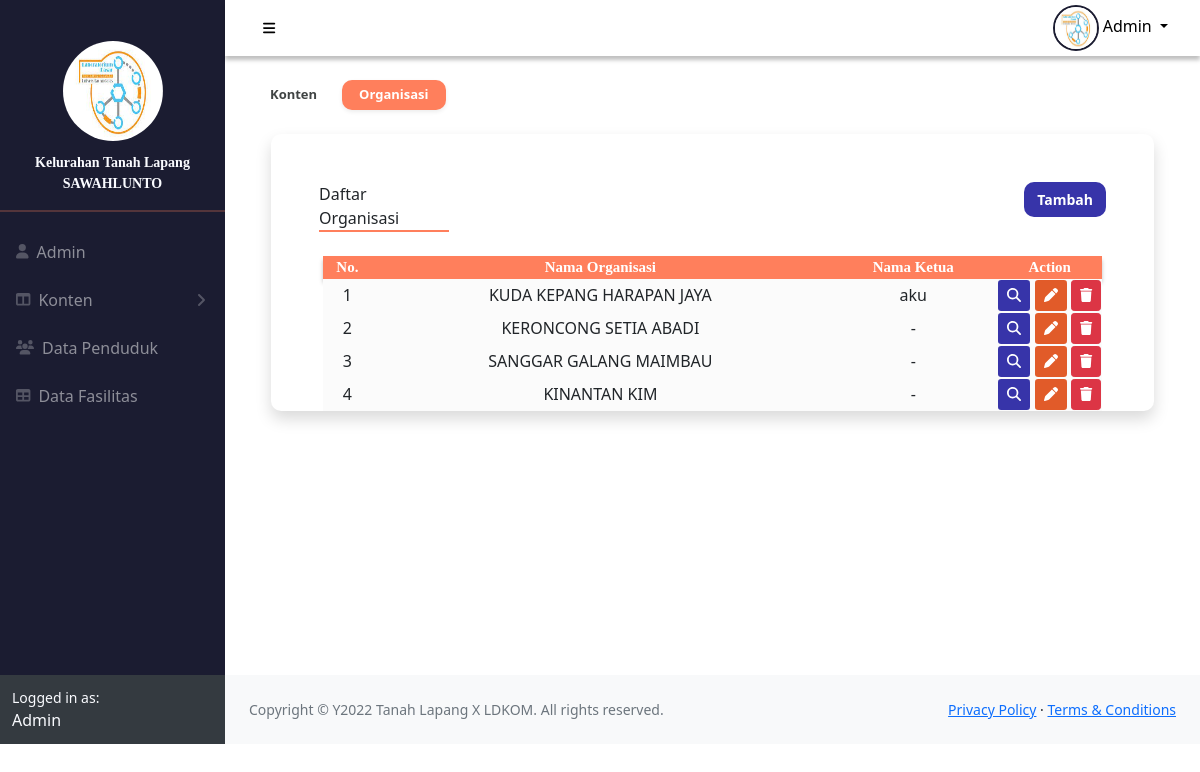
Screenshot of /main.php?p=organisasi.index (signed in) with the database file from the repository.
### tables this page shows
CREATE TABLE `user` (
  `id` int(100) NOT NULL,
  `uname` varchar(1000) NOT NULL,
  `pass` varchar(1000) NOT NULL,
  `role` varchar(1000) NOT NULL,
  `nama` varchar(1000) NOT NULL,
  `nip` int(100) NOT NULL,
  `jabatan` varchar(1000) NOT NULL,
  `nohp` varchar(1000) DEFAULT NULL,
  `alamat` varchar(1000) DEFAULT NULL,
  `foto` varchar(1000) DEFAULT NULL
);

CREATE TABLE `organisasi` (
  `id` int(11) NOT NULL,
  `nama` varchar(1000) NOT NULL,
  `ketua` varchar(1000) NOT NULL,
  `bidang` varchar(1000) NOT NULL,
  `nohp` varchar(1000) NOT NULL,
  `deskripsi` mediumtext NOT NULL,
  `foto` varchar(1000) DEFAULT NULL
);

### process/organisasi/index.php (the view, shortened to what this page needs)
<div class="container">
  <div class="content p-4">
    <nav aria-label="breadcrumb">
      <ol class="breadcrumb">
        <li class="me-3">
          <a href="#" class="btn btn-sm" style="font-weight: bold; font-size: 13px; color: #404444">
            Konten
          </a>
        </li>
        <li class="active" aria-current="page">
          <a href="?p=organisasi.index" class="btn btn-sm shadow-sm px-3" style="background-color: #ff7f5c; color: #fff; font-weight: bold; font-size: 13px;border-radius: 10px;">
            Organisasi
          </a>
        </li>
      </ol>
    </nav>
    <div class="row mt-4" style="margin-left: 10px; margin-right: 10px">
     <div class="card shadow mb-5" style="box-shadow: 10px; border-radius: 10px; border: none">
      <div class="row mx-4 mt-5">
        <div class="col-6">
          <div class="title ps-0" style="border-bottom: 2px solid #ff7f5c; width: 130px">
          Daftar Organisasi
          </div>
        </div>
        <div class="col-6">
          <a href="?p=organisasi.add" class="btn float-end" style="background-color: #3734a9; color: #fff; font-size: 14px; font-weight: bold; border-radius: 10px;">
            Tambah
          </a>
        </div>
      </div>
        <div class="row mt-4" style="margin-left: 40px; margin-right: 40px">
          <table id="datatablesSimple" style="border: transparent;">
            <thead style="background-color: #FF7F5C; color: white;font-family: Public Sans;font-size: 15px;line-height: 21px;text-align: left; box-shadow: 0px 4px 4px rgba(0, 0, 0, 0.25);">
              <tr>
                <th>No.</th>
                <th>Nama Organisasi</th>
                <th>Nama Ketua</th>
                <th>Action</th>
              </tr>
            </thead>
            <tbody style="background-color: #FBFBFB;">
              <?php
              $no = 0;
              $sql = "SELECT * FROM organisasi";
              $organisasi = $conn->query($sql);
              while ($data = $organisasi->fetch_assoc()) {
                $no++;
              ?>
                <tr>
                  <td><?php echo $no; ?></td>
                  <td><?php echo $data['nama'] ?></td>
                  <td><?php echo $data['ketua'] ?></td>
                  <td>
                    <form action="?p=organisasi.action" id="defaultForm" method="post" enctype="multipart/form-data">
                      <a href="?p=organisasi.detail&id=<?php echo $data['id'] ?>" class="btn btn-sm" style="background-color: #3734a9"><i class="fa fa-search" style="color: #fff"></i></a>
                      <a href="?p=organisasi.edit&id=<?php echo $data['id'] ?>" class="btn btn-sm" style="background-color: #e15b29"><i class="fa fa-pen" style="color: #fff"></i></a>
                      <button class="btn btn-sm btn-danger" type="submit" name="delete" onclick="return confirm('Anda yakin akan menghapus data organisasi ini?')"><i class="fa fa-trash"></i></button>
                    </form>
                  </td>
                </tr>
              <?php } ?>
            </tbody>
          </table>
        </div>

### main.php (shortened to what this page needs)
<?php
    require_once ('connect.php');
    $id= $_SESSION['id'];
    $sql = "SELECT * FROM user WHERE id = '$id' LIMIT 1";
    $res = $conn->query($sql);
    $data = $res->fetch_assoc();
?>
<!DOCTYPE html>
<html lang="en">
  <head>
        <link href="https://cdn.jsdelivr.net/npm/simple-datatables@latest/dist/style.css" rel="stylesheet" />
        <link href="css/styles.css" rel="stylesheet" />
        <link href="assets/font-awesome/css/font-awesome.min.css" rel="stylesheet" type="text/css">
    </head>
  <body class="sb-sidenav-collapse-arrow">
    <div id="layoutSidenav">
      <div id="layoutSidenav_nav">
        <nav
          class="sb-sidenav accordion sb-sidenav-dark"
          id="sidenavAccordion"
          style="color: #fafbff"
        >
          <div class="sb-sidenav-menu" style="background-color: #1b1c31">
            <div class="nav">
              <img class="avasidebar" src="assets/img/admin/<?php echo $data['foto']; ?>" alt="Foto Profil" />
              <div
                class="small"
                style="
                  margin: auto;
                  font-weight: bolder;
                  padding-top: 5%;
                  font-family: Manrope;
                "
              >
                Kelurahan Tanah Lapang
              </div>
              <div
                class="small"
                style="margin: auto; font-weight: bolder; font-family: Manrope"
              >
                SAWAHLUNTO
              </div>
              <hr style="border: 1px solid #ff7f5c" />
              <a class="nav-link" href="?p=user.index">
                <div class="sb-nav-link-icon">
                  <i class="fa fa-user"></i>
                </div>
                Admin
              </a>
              <a
                class="nav-link collapsed"
                href="#"
                data-bs-toggle="collapse"
                data-bs-target="#collapseLayouts"
                aria-expanded="false"
                aria-controls="collapseLayouts"
              >
                <div class="sb-nav-link-icon">
                  <i class="fa fa-columns"></i>
                </div>
                Konten
                <div class="sb-sidenav-collapse-arrow">
                  <i class="fa fa-angle-down"></i>
                </div>
              </a>
              <a class="nav-link" href="?p=penduduk.index">
                <div class="sb-nav-link-icon">
                  <i class="fa fa-users"></i>
                </div>
                Data Penduduk
              </a>
              <a class="nav-link" href="?p=fasilitas.index">
                <div class="sb-nav-link-icon"><i class="fa fa-table"></i></div>
                Data Fasilitas
              </a>
            </div>
          </div>
          <div class="sb-sidenav-footer">
            <div class="small">Logged in as:</div>
            Admin
          </div>
        </nav>
      </div>
      <div id="layoutSidenav_content">
        <nav class="sb-topnav navbar navbar-expand">
          <button
            class="btn btn-link btn-sm order-1 order-lg-0 me-4 me-lg-0 text-black"
            id="sidebarToggle"
            href="#!"
            style="margin: 3%"
          >
            <i class="fa fa-bars"></i>
          </button>
          <ul class="navbar-nav ms-auto ms-md-0 me-3 me-lg-4">
            <li class="nav-item dropdown">
              <a
                class="nav-link dropdown-toggle text-black"
                id="navbarDropdown"
                href="#"
                role="button"
                data-bs-toggle="dropdown"
                aria-expanded="false"
              >
                <img class="avapp" src="assets/img/admin/<?php echo $data['foto']; ?>"/>
                Admin
              </a>
            </li>
          </ul>
        </nav>
        <main>
          <?php
                if ($_SESSION['role'] === 'admin')
                {
                    if( isset($_GET['p']) && strlen($_GET['p']) > 0 )
                    {
                        $p = str_replace(".","/",$_GET['p']).".php";
                    } else {
                        $p = "home.php";
                    } if( file_exists("process/".$p) )
                    {
                        include("process/".$p);
                    } else {
                        include("process/home.php");
                    }
                 }
            ?>
        </main>
        <footer class="py-4 bg-light mt-auto">
          <div class="container-fluid px-4">
            <div
              class="d-flex align-items-center justify-content-between small"
            >
              <div class="text-muted">
                Copyright &copy Y2022 Tanah Lapang X LDKOM. All rights reserved.
              </div>
              <div>
                <a href="#">Privacy Policy</a>
                &middot;
                <a href="#">Terms &amp; Conditions</a>
              </div>
            </div>
          </div>
        </footer>
      </div>
    </div>
  </body>
</html>

### process/organisasi/index.php (style rules this page uses)
tr td:last-child { width: 1%; white-space: nowrap; }
th { text-align: center; }

### rows the page displays
user: foto (picture)
organisasi: nama "KUDA KEPANG HARAPAN JAYA", ketua "aku"
organisasi: nama "KERONCONG SETIA ABADI", ketua "-"
organisasi: nama "SANGGAR GALANG MAIMBAU", ketua "-"
organisasi: nama "KINANTAN KIM", ketua "-"
